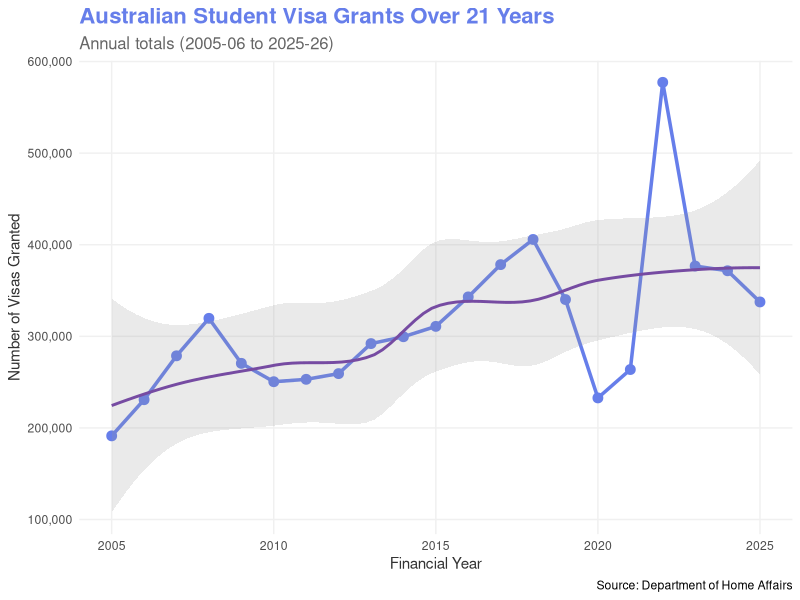
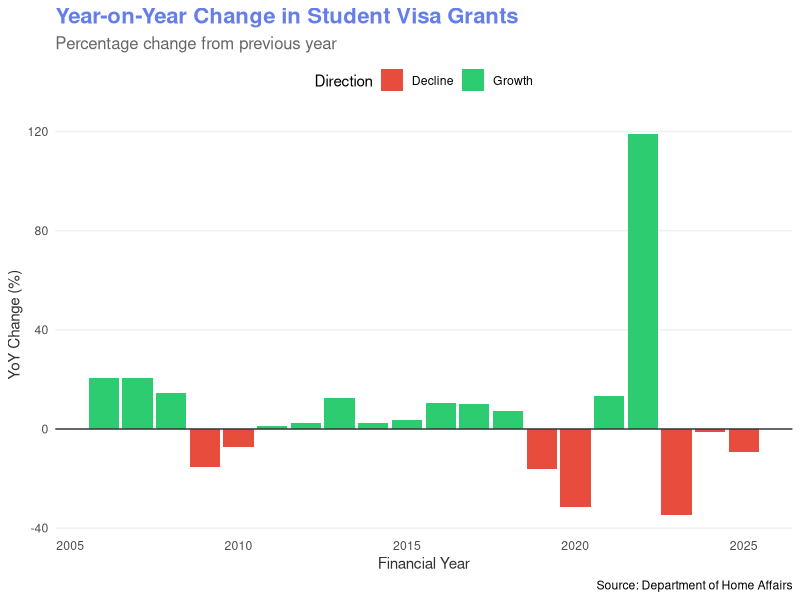
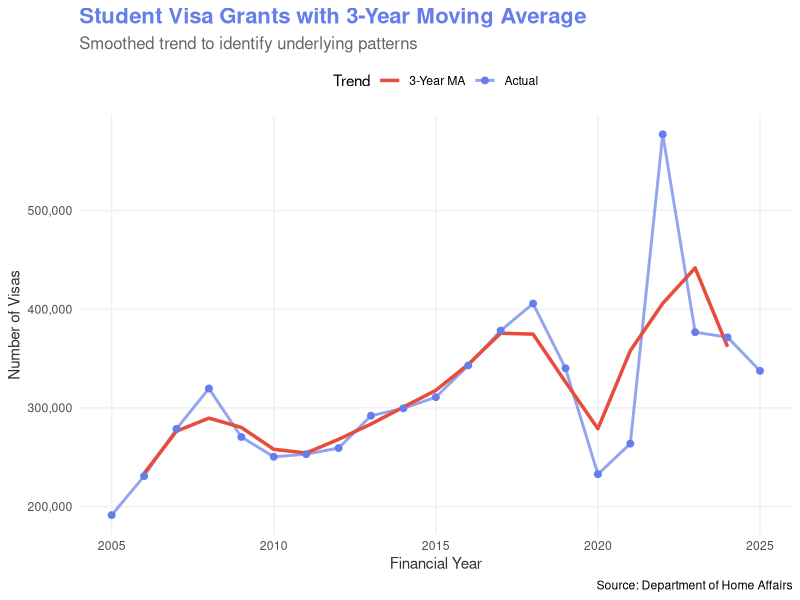
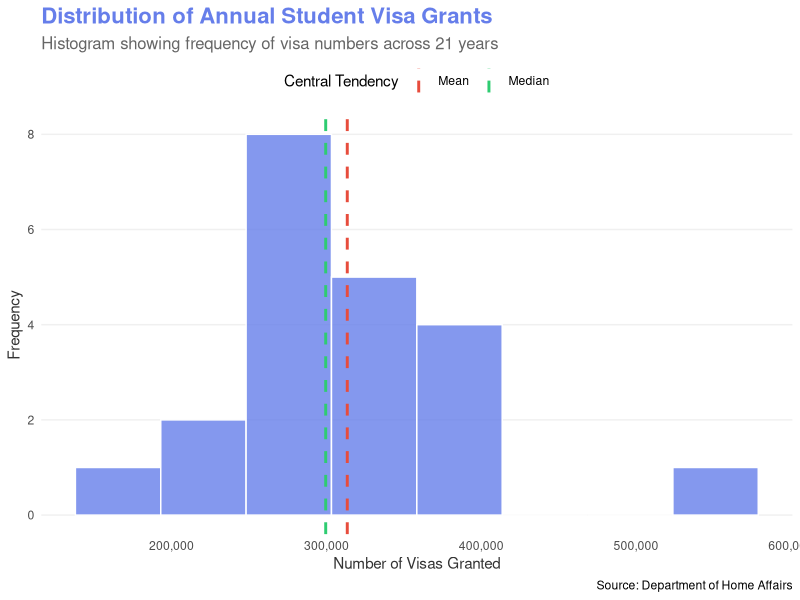

Reproduce these figures in R, in order.
#!/usr/bin/env Rscript
# ============================================================================
# VISUALIZATIONS - STUDENT VISA ANALYSIS
# ============================================================================

library(tidyverse)
library(ggplot2)

cat("\n================================================================================\n")
cat("CREATING VISUALIZATIONS\n")
cat("================================================================================\n\n")

# ============================================================================
# 1. LOAD DATA
# ============================================================================

cat("Loading visa analysis data...\n")
visas <- read_csv("data/processed/visa_analysis.csv", show_col_types = FALSE)

cat("✓ Data loaded\n\n")

# ============================================================================
# 2. TIME SERIES CHART
# ============================================================================

cat("Creating Chart 1: Time Series...\n")

p1 <- ggplot(visas, aes(x = year, y = visas)) +
  geom_line(color = "#667eea", size = 1.2) +
  geom_point(color = "#667eea", size = 3) +
  geom_smooth(method = "loess", se = TRUE, alpha = 0.2, color = "#764ba2") +
  labs(
    title = "Australian Student Visa Grants Over 21 Years",
    subtitle = "Annual totals (2005-06 to 2025-26)",
    x = "Financial Year",
    y = "Number of Visas Granted",
    caption = "Source: Department of Home Affairs"
  ) +
  theme_minimal() +
  theme(
    plot.title = element_text(size = 16, face = "bold", color = "#667eea"),
    plot.subtitle = element_text(size = 12, color = "#666"),
    axis.title = element_text(size = 11, color = "#333"),
    panel.grid.major = element_line(color = "#f0f0f0"),
    panel.grid.minor = element_blank()
  ) +
  scale_y_continuous(labels = scales::comma)

ggsave("outputs/visualizations/01_time_series.png", p1, width = 10, height = 6, dpi = 300)
cat("✓ Saved: 01_time_series.png\n")

# ============================================================================
# 3. YEAR-ON-YEAR GROWTH CHART
# ============================================================================

cat("Creating Chart 2: YoY Growth...\n")

p2 <- visas %>%
  filter(!is.na(yoy_pct)) %>%
  ggplot(aes(x = year, y = yoy_pct, fill = ifelse(yoy_pct > 0, "Growth", "Decline"))) +
  geom_col() +
  geom_hline(yintercept = 0, color = "#333", size = 0.5) +
  scale_fill_manual(values = c("Growth" = "#2ecc71", "Decline" = "#e74c3c")) +
  labs(
    title = "Year-on-Year Change in Student Visa Grants",
    subtitle = "Percentage change from previous year",
    x = "Financial Year",
    y = "YoY Change (%)",
    fill = "Direction",
    caption = "Source: Department of Home Affairs"
  ) +
  theme_minimal() +
  theme(
    plot.title = element_text(size = 16, face = "bold", color = "#667eea"),
    plot.subtitle = element_text(size = 12, color = "#666"),
    axis.title = element_text(size = 11, color = "#333"),
    panel.grid.major.y = element_line(color = "#f0f0f0"),
    panel.grid.major.x = element_blank(),
    panel.grid.minor = element_blank(),
    legend.position = "top"
  )

ggsave("outputs/visualizations/02_yoy_growth.png", p2, width = 10, height = 6, dpi = 300)
cat("✓ Saved: 02_yoy_growth.png\n")

# ============================================================================
# 4. TREND WITH MOVING AVERAGE
# ============================================================================

cat("Creating Chart 3: Trend with Moving Average...\n")

p3 <- ggplot(visas, aes(x = year)) +
  geom_line(aes(y = visas, color = "Actual"), size = 1, alpha = 0.7) +
  geom_line(aes(y = ma_3yr, color = "3-Year MA"), size = 1.2) +
  geom_point(aes(y = visas, color = "Actual"), size = 2) +
  scale_color_manual(
    values = c("Actual" = "#667eea", "3-Year MA" = "#e74c3c"),
    name = "Trend"
  ) +
  labs(
    title = "Student Visa Grants with 3-Year Moving Average",
    subtitle = "Smoothed trend to identify underlying patterns",
    x = "Financial Year",
    y = "Number of Visas",
    caption = "Source: Department of Home Affairs"
  ) +
  theme_minimal() +
  theme(
    plot.title = element_text(size = 16, face = "bold", color = "#667eea"),
    plot.subtitle = element_text(size = 12, color = "#666"),
    axis.title = element_text(size = 11, color = "#333"),
    panel.grid.major = element_line(color = "#f0f0f0"),
    panel.grid.minor = element_blank(),
    legend.position = "top"
  ) +
  scale_y_continuous(labels = scales::comma)

ggsave("outputs/visualizations/03_trend_ma.png", p3, width = 10, height = 6, dpi = 300)
cat("✓ Saved: 03_trend_ma.png\n")

# ============================================================================
# 5. DISTRIBUTION HISTOGRAM
# ============================================================================

cat("Creating Chart 4: Distribution...\n")

p4 <- ggplot(visas, aes(x = visas)) +
  geom_histogram(fill = "#667eea", color = "white", bins = 8, alpha = 0.8) +
  geom_vline(aes(xintercept = mean(visas), color = "Mean"), 
             linetype = "dashed", size = 1) +
  geom_vline(aes(xintercept = median(visas), color = "Median"), 
             linetype = "dashed", size = 1) +
  scale_color_manual(
    values = c("Mean" = "#e74c3c", "Median" = "#2ecc71"),
    name = "Central Tendency"
  ) +
  labs(
    title = "Distribution of Annual Student Visa Grants",
    subtitle = "Histogram showing frequency of visa numbers across 21 years",
    x = "Number of Visas Granted",
    y = "Frequency",
    caption = "Source: Department of Home Affairs"
  ) +
  theme_minimal() +
  theme(
    plot.title = element_text(size = 16, face = "bold", color = "#667eea"),
    plot.subtitle = element_text(size = 12, color = "#666"),
    axis.title = element_text(size = 11, color = "#333"),
    panel.grid.major.y = element_line(color = "#f0f0f0"),
    panel.grid.major.x = element_blank(),
    panel.grid.minor = element_blank(),
    legend.position = "top"
  ) +
  scale_x_continuous(labels = scales::comma)

ggsave("outputs/visualizations/04_distribution.png", p4, width = 10, height = 6, dpi = 300)
cat("✓ Saved: 04_distribution.png\n")

# ============================================================================
# 6. SUMMARY STATISTICS
# ============================================================================

cat("\n")
cat("================================================================================\n")
cat("SUMMARY STATISTICS\n")
cat("================================================================================\n\n")

cat("Mean annual visas:", round(mean(visas$visas), 0), "\n")
cat("Median annual visas:", round(median(visas$visas), 0), "\n")
cat("Min:", round(min(visas$visas), 0), "\n")
cat("Max:", round(max(visas$visas), 0), "\n")
cat("Std Dev:", round(sd(visas$visas), 0), "\n\n")

cat("YoY Growth Statistics:\n")
cat("Mean growth:", round(mean(visas$yoy_pct, na.rm = TRUE), 2), "%\n")
cat("Max growth:", round(max(visas$yoy_pct, na.rm = TRUE), 2), "%\n")
cat("Max decline:", round(min(visas$yoy_pct, na.rm = TRUE), 2), "%\n\n")

# ============================================================================
# 7. COMPLETE
# ============================================================================

cat("================================================================================\n")
cat("✓ VISUALIZATION COMPLETE\n")
cat("================================================================================\n\n")

cat("Charts created:\n")
cat("  1. 01_time_series.png\n")
cat("  2. 02_yoy_growth.png\n")
cat("  3. 03_trend_ma.png\n")
cat("  4. 04_distribution.png\n\n")

cat("Next: Run 04_forecasting.R\n\n")
